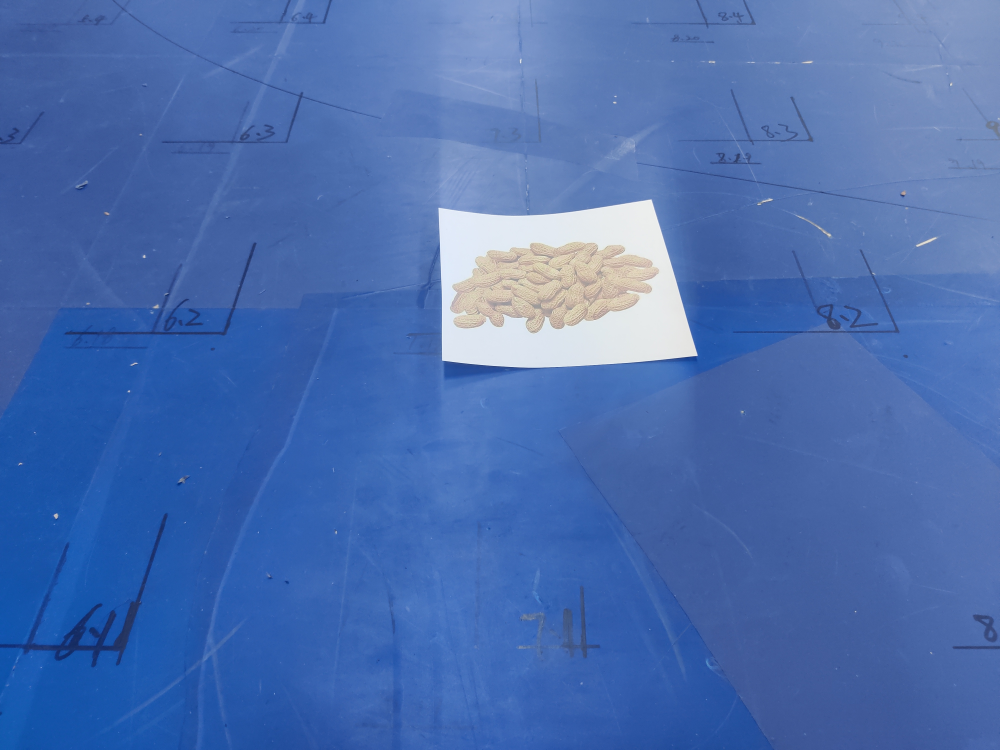
//> input picture 无边框.jpg, 4000 x 3000 px (shown at 1/4 size)
$ ./edge   (built with g++ and OpenCV 4)
//> lines starting //> are read from the running program, lines starting //| are printed output that depends on the picture; after the words box and inside, x2 and y2 are one past the last pixel; in counts of white or black regions, pixels touching at a corner belong together
#include <iostream>
#include<math.h>
#include<time.h>
#include <vector>
#include <string>
#include <opencv2/opencv.hpp>
#include "opencv2/core.hpp"
#include "opencv2/highgui.hpp"
#include "opencv2/imgcodecs.hpp"
#include <opencv2/imgproc/types_c.h>


using namespace std;
using namespace cv;

unsigned char source[120][188];
unsigned char image_buffer[120][188];

const Point neighbors[8] = { { 0, 1 }, { 1, 1 }, { 1, 0 }, { 1, -1 },
                             { 0, -1 }, { -1, -1 }, { -1, 0 }, {-1, 1} };

const Point directions[8] = { { 0, 1 }, {1,1}, { 1, 0 }, { 1, -1 },
							  { 0, -1 },  { -1, -1 }, { -1, 0 },{ -1, 1 } };

void LeadToEdge(void)
{
    int w = 188;
    int h = 120;
	int gx = 0,gy = 0,tempx=0,tempy=0,temp;

    for(int i = 1; i< h; i++){
   //卷积操作
        for(int j = 1; j < w; j++){
            gx = (-source[i-1][j-1])
				+(-2*source[i][j-1])
				+(- source[i+1][j-1])
				+( source[i-1][j+1])
				+(2*source[i][j+1])
				+(source[i+1][j+1]);

			gy = (source[i+1][j-1])
				+(2*source[i+1][j])
				+( source[i+1][j+1])
				+( -source[i-1][j-1])
				+(-2*source[i-1][j])
				+(-source[i-1][j+1]);

			temp = abs(gx) + abs(gy);

			if(temp>255)
			{
				image_buffer[i][j] = 255;
			}
			else
			{
				image_buffer[i][j] = 0;
			}

            // [8 lines of commented-out code are left out]
        }
    }
}

int main(int argc ,char *argv[])
{

	RNG rng(time(0));

    // [26 lines of commented-out code are left out]

 	Mat img = imread("无边框.jpg",IMREAD_GRAYSCALE);
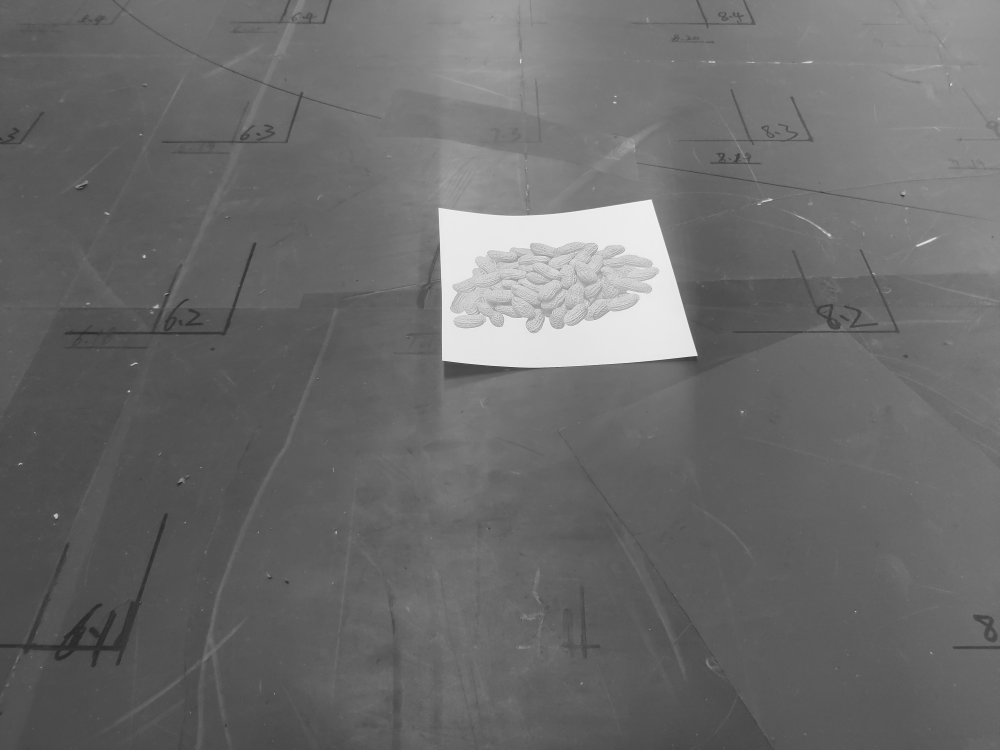
//> img: 3000 rows x 4000 cols, CV_8UC1 (shown at 1/4 size); min 20, max 255, mean 107.1


	// flip(img,img, 1);  //水平翻转

    Mat gray_img;

	// cout << "Width : " << img.size().width << endl;
	// cout << "Height: " << img.size().height << endl;

	// img = img(Range(0,2667), Range(0,4000));
	resize(img,gray_img,Size(188, 120),0,0);
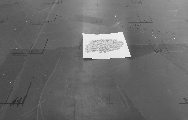
//> gray_img: 120 rows x 188 cols, CV_8UC1; min 38, max 255, mean 107.1

	namedWindow("img",0);
	resizeWindow("img", 600, 600);
	imshow("img", img);

	cout << "Width : " << gray_img.size().width << endl;
//| Width : 188
	cout << "Height: " << gray_img.size().height << endl;
//| Height: 120

	// [9 lines of commented-out code are left out]

	#if 0  //庫自帶函數處理Sobel算子

	Mat resultX, resultY, resultXY;
	//-------------Sobel边缘检测--------------
	//X方向一阶边缘
	Sobel(gray_img, resultX, CV_16S, 2, 0, 1);
	convertScaleAbs(resultX, resultX);

	//Y方向一阶边缘
	Sobel(gray_img, resultY, CV_16S, 0, 1, 3);
	convertScaleAbs(resultY, resultY);

	//整幅图像的一阶边缘
	resultXY = resultX + resultY;

	// [7 lines of commented-out code are left out]
	namedWindow("resultXY",0);
	resizeWindow("resultXY", 1000, 1000);
	imshow("resultXY", resultXY);
	int grayValue;
	for (int r = 0; r < resultXY.rows; r++)
	{
		 cout << "第" << r+1 << "行的灰度值为：" << endl;
		for (int c = 0; c < resultXY.cols; c++)
		{
			source[r][c] = (int)resultXY.at<uchar>(r,c);
			cout << (int)resultXY.at<uchar>(r,c);
			if(source[r][c]>=100)
			{
				source[r][c]=255;
			}
			else
			{
				source[r][c] = 0;
			}
			resultXY.at<uchar>(r,c)=source[r][c];
			cout << grayValue<<" ";
		}
		cout << endl << endl;
	}

	#endif
	for (int r = 0; r < gray_img.rows; r++)
	{
		//  cout << "第" << r+1 << "行的灰度值为：" << endl;
		for (int c = 0; c < gray_img.cols; c++)
		{
			source[r][c] = (int)gray_img.at<uchar>(r,c);
			// [11 lines of commented-out code are left out]
		}
		// cout << endl << endl;
	}
	LeadToEdge();
//> the loop in LeadToEdge, `for(int i = 1; i< h; i++)` made 119 passes
//> (gx, gy, temp) on passes 1 to 12: (-205, -1, 206), (-208, -18, 226), (-214, -12, 226), (-222, 0, 222), (-223, -15, 238), (-215, -5, 220), (-211, -1, 212), (-219, -7, 226), (-219, -3, 222), (-212, 2, 214), (-205, 3, 208), (-198, -2, 200)
//> after the loop in LeadToEdge, `for(int i = 1; i< h; i++)`: gx = -224; gy = -384; temp = 608
		for (int r = 0; r < gray_img.rows; r++)
	{
		// cout << "第" << r+1 << "行的灰度值为：" << endl;
		for (int c = 0; c < gray_img.cols; c++)
		{
			// [10 lines of commented-out code are left out]
			gray_img.at<uchar>(r,c)=image_buffer[r][c];
		    // cout << (int)gray_img.at<uchar>(r,c);
			// cout <<" ";
		}
		// cout << endl << endl;
	}
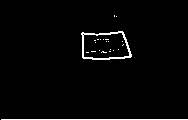
//> gray_img: 120 rows x 188 cols, CV_8UC1; 2.3% white in thin lines or dots, all inside (x1, y1, x2, y2) = (1, 15, 188, 120)
	namedWindow("sobel",0);
	resizeWindow("sobel", 600, 600);
	imshow("sobel", gray_img);

	#if 1       //八领域

	vector<Point> edge_t;
	vector<vector<Point>> edges;

	// 边缘跟踪
	int i, j, counts = 0, curr_d = 0;
	for (i = 1; i < gray_img.rows - 1; i++)
		for (j = 1; j < gray_img.cols - 1; j++)
		{
			// 起始点及当前点
			//Point s_pt = Point(i, j);
			Point b_pt = Point(i, j);
			Point c_pt = Point(i, j);


			// 如果当前点为前景点
			if (255 == gray_img.at<uchar>(c_pt.x, c_pt.y))
			{
				edge_t.clear();
				bool tra_flag = false;
				// 存入
				edge_t.push_back(c_pt);
				gray_img.at<uchar>(c_pt.x, c_pt.y) = 0;    // 用过的点直接给设置为0

				// 进行跟踪
				while (!tra_flag)
				{
					// 循环八次
					for (counts = 0; counts < 8; counts++)
					{
						// 防止索引出界
						if (curr_d >= 8)
						{
							curr_d -= 8;
						}
						if (curr_d < 0)
						{
							curr_d += 8;
						}

						// 当前点坐标
						// 跟踪的过程，应该是个连续的过程，需要不停的更新搜索的root点
						c_pt = Point(b_pt.x + directions[curr_d].x, b_pt.y + directions[curr_d].y);

						// 边界判断
						if ((c_pt.x > 0) && (c_pt.x < gray_img.rows - 1) &&
							(c_pt.y > 0) && (c_pt.y < gray_img.cols - 1))
						{
							// 如果存在边缘
							if (255 == gray_img.at<uchar>(c_pt.x, c_pt.y))
							{
								int x = c_pt.x,y = c_pt.y;
								printf("(%d),",curr_d);
								curr_d -= 2;   // 更新当前方向
								edge_t.push_back(c_pt);
								gray_img.at<uchar>(c_pt.x, c_pt.y) = 0;

								// 更新b_pt:跟踪的root点
								b_pt.x = c_pt.x;
								b_pt.y = c_pt.y;
								// cout << c_pt.x << " " << c_pt.y << endl;

								break;   // 跳出for循环
							}
						}
						curr_d++;
					}   // end for
					// 跟踪的终止条件：如果8邻域都不存在边缘
					if (8 == counts )
					{
						// 清零
						curr_d = 0;
						tra_flag = true;
						edges.push_back(edge_t);
						printf("\n");
						break;
					}

				}  // end if
			}  // end while

		}
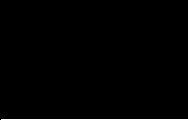
//> gray_img: 120 rows x 188 cols, CV_8UC1; 0.83% white in thin lines or dots, all inside (x1, y1, x2, y2) = (1, 119, 188, 120)
//> after the loop, edge_t = 1 Point (x, y): [57, 109]; curr_d = 0; edges = 37 contours, 36 with area under 20; largest, box (x1, y1, x2, y2) and area: (31, 81, 60, 132) 2236


	// 显示一下
	Mat trace_edge = Mat::zeros(gray_img.rows, gray_img.cols, CV_8UC1);
	Mat trace_edge_color;
	cvtColor(trace_edge, trace_edge_color, CV_GRAY2BGR);
	for (i = 0; i < edges.size(); i++)
	{
		Scalar color = Scalar(rng.uniform(0, 255), rng.uniform(0, 255), rng.uniform(0, 255));

		//cout << edges[i].size() << endl;
		// 过滤掉较小的边缘
		if (edges[i].size() > 50)
		{
			for (j = 0; j < edges[i].size(); j++)
			{
				trace_edge_color.at<Vec3b>(edges[i][j].x, edges[i][j].y)[0] = 0;
				trace_edge_color.at<Vec3b>(edges[i][j].x, edges[i][j].y)[1] = 0;
				trace_edge_color.at<Vec3b>(edges[i][j].x, edges[i][j].y)[2] = 255;
				// printf("(%d %d),",edges[i][j].x, edges[i][j].y);
			}
		}

	}
//> this loop made 37 passes

	#endif

	#if 0    //区域生长

	vector<Point> seeds;
	vector<Point> contour;
	vector<vector<Point>> contours;

	int i, j, k;
	for (i = 0; i < gray_img.rows; i++)
		for (j = 0; j < gray_img.cols; j++)
		{
			Point c_pt = Point(i, j);

			//如果当前点为轮廓点
			if (gray_img.at<uchar>(c_pt.x, c_pt.y) == 255)
			{

				contour.clear();
				// 当前点清零
				gray_img.at<uchar>(c_pt.x, c_pt.y) = 0;

				// 存入种子点及轮廓
				seeds.push_back(c_pt);
				contour.push_back(c_pt);

				int start_row = i,start_col = j;
				int end_row = i,end_col = j;
				int cout = 0;

				// 区域生长
				while (seeds.size() > 0)
				{
					// 遍历8邻域
					for (k = 0; k < 8; k++)
					{
						// 更新当前点坐标
						c_pt.x = seeds[0].x + neighbors[k].x;
						c_pt.y = seeds[0].y + neighbors[k].y;

						// 边界界定
						if ((c_pt.x >= 0)  && (c_pt.x <= gray_img.rows - 1) &&
							(c_pt.y >= 0) && (c_pt.y <= gray_img.cols - 1))
						{
							if (gray_img.at<uchar>(c_pt.x, c_pt.y) == 255)
							{
								// 当前点清零
								gray_img.at<uchar>(c_pt.x, c_pt.y) = 0;

								// 存入种子点及轮廓
								seeds.push_back(c_pt);
								contour.push_back(c_pt);
								int x = c_pt.x,y = c_pt.y;
								printf("(%d %d %d), ",x,y,k);
								// [6 lines of commented-out code are left out]
							}// end if
						}
					} // end for

					// 删除第一个元素
					seeds.erase(seeds.begin());

				}
				// end while
				// cout << endl << endl;
				printf("\n");
				// if(abs(start_row-end_row)<=2&&abs(start_col-end_col)<=2)
				contours.push_back(contour);

			}// end if
		}


	// 显示一下
	Mat trace_edge = Mat::zeros(gray_img.rows, gray_img.cols, CV_8UC1);
	Mat trace_edge_color;
	cvtColor(trace_edge, trace_edge_color, CV_GRAY2BGR	);
	for (i = 0; i < contours.size(); i++)
	{
		// Scalar color = Scalar(rng.uniform(0, 255), rng.uniform(0, 255), rng.uniform(0, 255));
		Scalar color = Scalar(0, 0, 255);

		//cout << edges[i].size() << endl;
		// 过滤掉较小的边缘
		if (contours[i].size() > 50)
		{
			for (j = 0; j < contours[i].size(); j++)
			{
				trace_edge_color.at<Vec3b>(contours[i][j].x, contours[i][j].y)[0] = color[0];
				trace_edge_color.at<Vec3b>(contours[i][j].x, contours[i][j].y)[1] = color[1];
				trace_edge_color.at<Vec3b>(contours[i][j].x, contours[i][j].y)[2] = color[2];
			}
		}
	}
	#endif

	namedWindow("XY",0);
	resizeWindow("XY", 600, 600);
	imshow("XY", trace_edge_color);
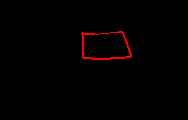
//> window 'XY': 120 rows x 188 cols, CV_8UC3; mean B, G, R 0, 0, 2.8
	cout << "Width : " << trace_edge_color.size().width << endl;
//| Width : 188
	cout << "Height: " << trace_edge_color.size().height << endl;
//| Height: 120
	// printf("%d",)
	// }
	waitKey(0);
	return 0;

}

$ run again, with IMG_20230417_211201.jpg copied over 无边框.jpg
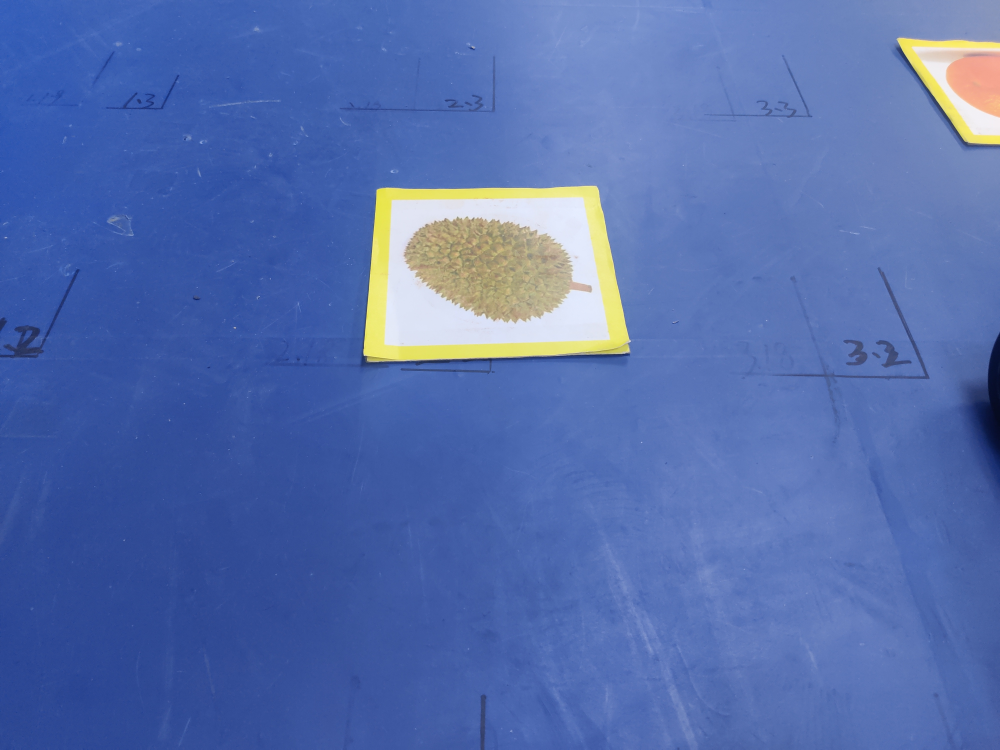
//> input picture IMG_20230417_211201.jpg, 4000 x 3000 px (shown at 1/4 size)
//| Width : 188
//| Height: 120
//> the loop in LeadToEdge, `for(int i = 1; i< h; i++)` made 119 passes
//> (gx, gy, temp) on passes 1 to 8: (-225, 1, 226), (-225, 5, 230), (-227, -7, 234), (-232, 0, 232), (-236, 20, 256), (-320, 234, 554), (-435, 105, 540), (-437, -115, 552)
//> after the loop in LeadToEdge, `for(int i = 1; i< h; i++)`: gx = -210; gy = -362; temp = 572
//> after the loop `for (int r = 0; r < gray_img.rows; r++)`:
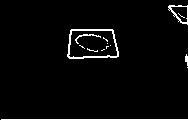
//> gray_img: 120 rows x 188 cols, CV_8UC1; 3.1% white in thin lines or dots
//> after the loop `for (i = 1; i < gray_img.rows - 1; i++)`: edge_t = 1 Point (x, y): [56, 83]; curr_d = 0; edges = 40 contours, 38 with area under 20; largest, box (x1, y1, x2, y2) and area: (29, 67, 59, 119) 2512, (7, 168, 24, 187) 40
//> the loop `for (i = 0; i < edges.size(); i++)` made 40 passes
//> `imshow("XY", trace_edge_color);`:
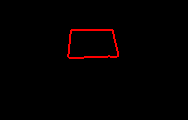
//> window 'XY': 120 rows x 188 cols, CV_8UC3; mean B, G, R 0, 0, 3.2
//| Width : 188
//| Height: 120

$ run again, with IMG_20230417_211210.jpg copied over 无边框.jpg
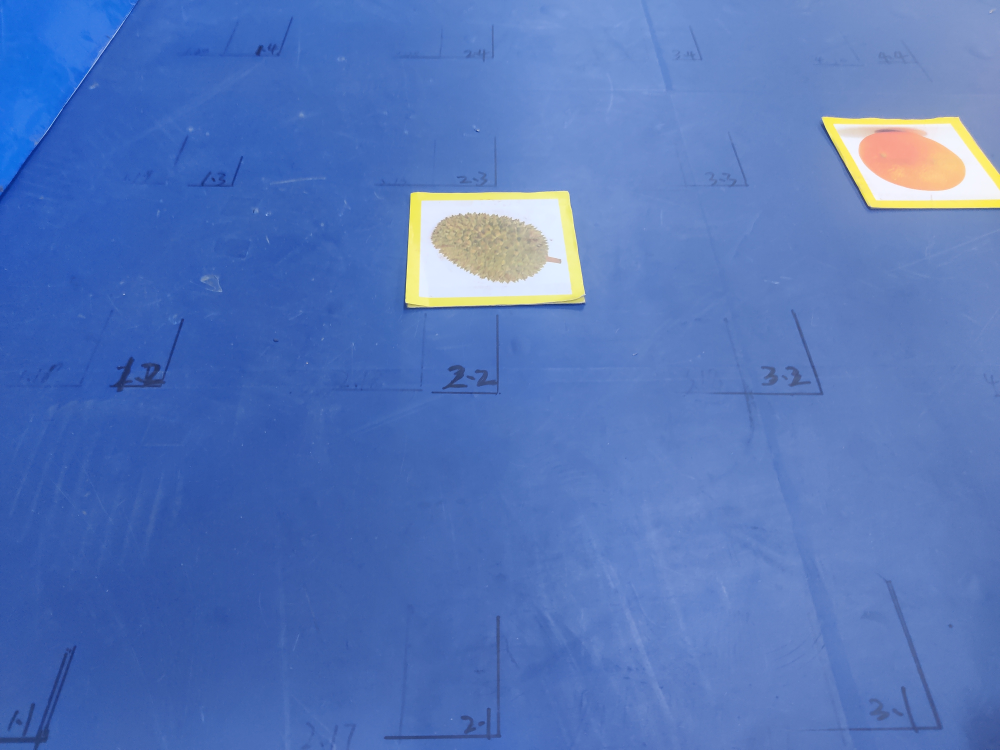
//> input picture IMG_20230417_211210.jpg, 4000 x 3000 px (shown at 1/4 size)
//| Width : 188
//| Height: 120
//> the loop in LeadToEdge, `for(int i = 1; i< h; i++)` made 119 passes
//> (gx, gy, temp) on passes 1 to 8: (-199, -13, 212), (-212, 8, 220), (-183, 25, 208), (-163, -7, 170), (-182, -16, 198), (-197, -13, 210), (-201, -5, 206), (-201, -7, 208)
//> after the loop in LeadToEdge, `for(int i = 1; i< h; i++)`: gx = -165; gy = -359; temp = 524
//> after the loop `for (int r = 0; r < gray_img.rows; r++)`:
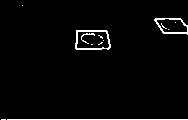
//> gray_img: 120 rows x 188 cols, CV_8UC1; 2.6% white in thin lines or dots
//> after the loop `for (i = 1; i < gray_img.rows - 1; i++)`: edge_t = 1 Point (x, y): [48, 76]; curr_d = 0; edges = 28 contours, 24 with area under 20; largest, box (x1, y1, x2, y2) and area: (30, 75, 50, 111) 854, (32, 76, 49, 104) 224, (20, 154, 34, 187) 40, (18, 155, 27, 187) 26
//> the loop `for (i = 0; i < edges.size(); i++)` made 28 passes
//> `imshow("XY", trace_edge_color);`:
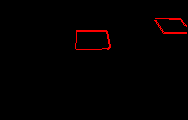
//> window 'XY': 120 rows x 188 cols, CV_8UC3; mean B, G, R 0, 0, 3.1
//| Width : 188
//| Height: 120

$ run again, with IMG_20230417_211227.jpg copied over 无边框.jpg
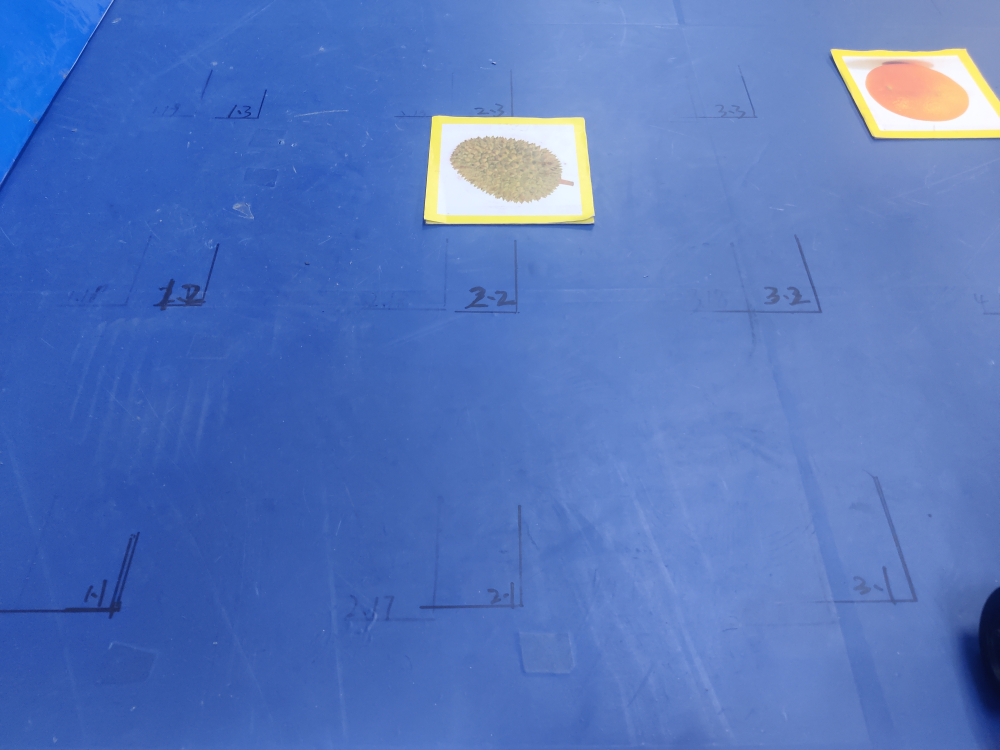
//> input picture IMG_20230417_211227.jpg, 4000 x 3000 px (shown at 1/4 size)
//| Width : 188
//| Height: 120
//> the loop in LeadToEdge, `for(int i = 1; i< h; i++)` made 119 passes
//> (gx, gy, temp) on passes 1 to 8: (-193, 3, 196), (-195, 3, 198), (-201, 11, 212), (-208, 8, 216), (-204, -8, 212), (-204, -4, 208), (-215, -7, 222), (-221, 3, 224)
//> after the loop in LeadToEdge, `for(int i = 1; i< h; i++)`: gx = -115; gy = -279; temp = 394
//> after the loop `for (int r = 0; r < gray_img.rows; r++)`:
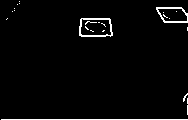
//> gray_img: 120 rows x 188 cols, CV_8UC1; 2.7% white in thin lines or dots
//> after the loop `for (i = 1; i < gray_img.rows - 1; i++)`: edge_t = contour of 14 points, box (x1, y1, x2, y2) (94, 183, 102, 187), area 6; curr_d = 0; edges = 29 contours, 26 with area under 20; largest, box (x1, y1, x2, y2) and area: (18, 79, 37, 113) 320, (19, 83, 36, 112) 214, (7, 156, 23, 187) 71
//> the loop `for (i = 0; i < edges.size(); i++)` made 29 passes
//> `imshow("XY", trace_edge_color);`:
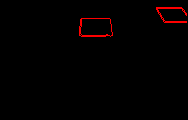
//> window 'XY': 120 rows x 188 cols, CV_8UC3; mean B, G, R 0, 0, 3.1
//| Width : 188
//| Height: 120
